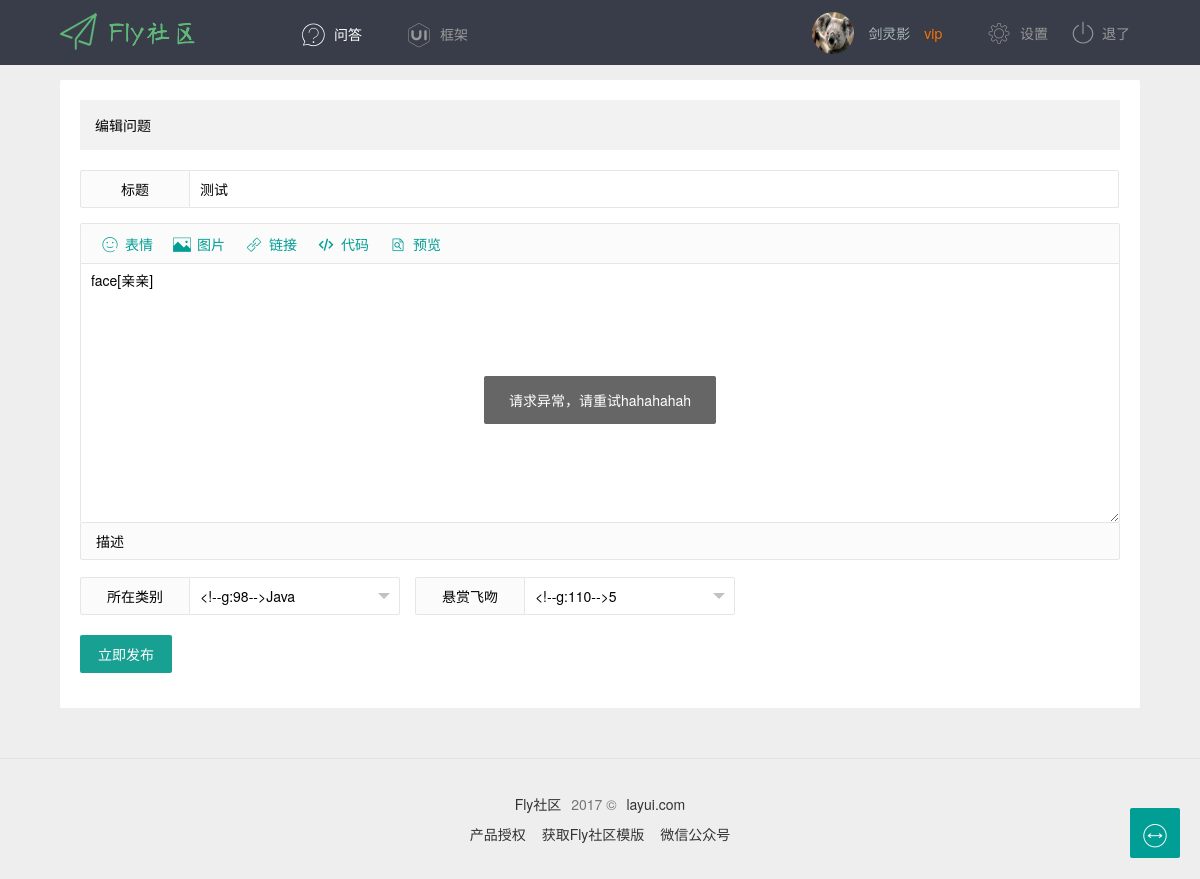
Screenshot of /jie/edit/41 (signed in) with the database file from the repository.
### myweb/models.py (models this page shows, shortened)
class Webuser(models.Model):#用户表
    id = models.AutoField(primary_key=True)  # ID
    user=models.OneToOneField(User)#user一对一
    avatar=models.ImageField(upload_to='avatar',blank=True,null=True,default='static/images/avatar/default.png')#头像
    score=models.IntegerField(default=0)#积分
    desc=models.TextField(blank=True,null=True)#签名
    city=models.TextField(max_length=50,blank=True,null=True)#城市
    sex=models.IntegerField(default=0)#0为男，1为女
    qq=models.TextField(max_length=12,blank=True,null=True)
    weibo=models.TextField(max_length=50,blank=True,null=True)
    collection=models.ManyToManyField('Article')#文章收藏，与文章多对多

class Article(models.Model):
    aid=models.AutoField(primary_key=True)
    title=models.CharField(max_length=50,default="这是标题")#文章标题
    content=models.TextField()#正文
    creator=models.ForeignKey(Webuser,default=None)#作者
    pubTime=models.DateTimeField(auto_now_add=True)#发布时间
    parentID=models.ForeignKey('self',default=0)#父贴。0表示为文章，否则为回复
    score=models.IntegerField(default=0,null=True)#帖子悬赏积分
    attach=models.ForeignKey(Attachment,null=True)#帖子附加信息
    Article_Category = models.ManyToManyField('Category')#文章目录

### myweb/views.py (the view, shortened to what this page needs)
# urls.py: url(r'^jie/edit/(.+)$', myview.jieedit, name='jieedit'),#文章编辑
def jieedit(request,aid):#文章修改，aid为文章标识
    webuser = Webuser.objects.get(user_id=request.user.id)
    if aid != '0':#跳转文章编辑页面
        article = Article.objects.get(aid=aid)
        category = Category.objects.all()#分类列表
        category_id=article.Article_Category.all().values('cid')#文章分类
        return render(request, 'website/jie/edit.html',{'webuser':webuser, 'article': article,'category':category})

### myweb/templates/website/jie/edit.html (shortened to what this page needs)
{% extends "base.html"%}
  {% load static %}
{% block content%}
<div class="main layui-clear">
  <div class="fly-panel" pad20>
    <h2 class="page-title">编辑问题</h2>
    <div class="layui-form layui-form-pane">
      <form action="0"  method="post" >
        <div class="layui-form-item">
          <label for="L_title" class="layui-form-label">标题</label>
          <div class="layui-input-block">
            <input type="text" id="L_title" name="title" value="{{ article.title }}" required lay-verify="required" autocomplete="off" class="layui-input">
          </div>
        </div>
        <div class="layui-form-item layui-form-text">
          <div class="layui-input-block">
            <textarea id="L_content" name="content" required lay-verify="required" placeholder="请输入内容" class="layui-textarea fly-editor" style="height: 260px;">{{ article.content }}</textarea>
          </div>
          <label for="L_content" class="layui-form-label" style="top: -2px;">描述</label>
        </div>
        <div class="layui-form-item">
          <div class="layui-inline">
            <label class="layui-form-label">所在类别</label>
            <div class="layui-input-block">
            </div>
          </div>
          <div class="layui-inline">
            <label class="layui-form-label">悬赏飞吻</label>
            <div class="layui-input-block">
            </div>
          </div>
        </div>
        <div class="layui-form-item">
          <button class="layui-btn" lay-filter="ar" lay-submit>立即发布</button>
        </div>
      </form>
    </div>
  </div>
</div>
{% endblock %}

### templates/base.html (shortened to what this page needs)
  {% load static %}
<!DOCTYPE html>
<html lang="en">
<head>
  <link rel="stylesheet" href="{% static 'layui/css/layui.css' %}">
  <link rel="stylesheet" href="{% static  'css/global.css' %}">
  <link rel="stylesheet" data-href="{% static  'css/full.css' %}" class="fly-style" id="style">
</head>
<body>
<div class="header">
  <div class="main">
    <a class="logo" href="/" title="Fly">Fly社区</a>
    <div class="nav">
      <a class="nav-this" href="{% url 'jieindex' 1 %}">
        <i class="iconfont icon-wenda"></i>问答
      </a>
      <a href="http://www.layui.com/" target="_blank">
        <i class="iconfont icon-ui"></i>框架
      </a>
    </div>
    <div class="nav-user">
{% if request.user.is_authenticated %}
      <a class="avatar" href="{% url 'userhome' request.user.id %}">
        <img src="/{{ webuser.avatar }}">
        <cite>{{ request.user.username}}</cite>
        <i>vip</i>
      </a>
      <div class="nav">
        <a href="{% url 'userset' %}"><i class="iconfont icon-shezhi"></i>设置</a>
        <a href="{% url 'userlogout' %}"><i class="iconfont icon-tuichu" style="top: 0; font-size: 22px;"></i>退了</a>
      </div>
        {% endif %}
    </div>
  </div>
</div>
{% block content %}{% endblock %}
<div class="footer">
  <p><a href="http://fly.layui.com/">Fly社区</a> 2017 &copy; <a href="http://www.layui.com/">layui.com</a></p>
  <p>
    <a href="http://fly.layui.com/auth/get" target="_blank">产品授权</a>
    <a href="http://fly.layui.com/jie/8157.html" target="_blank">获取Fly社区模版</a>
    <a href="http://fly.layui.com/jie/2461.html" target="_blank">微信公众号</a>
  </p>
</div>
</body>
</html>

### static/layui/css/layui.css (style rules this page uses)
.layui-laypage a,a { text-decoration:none }
.layui-btn,.layui-inline,img { vertical-align:middle }
.layui-btn,.layui-unselect { -webkit-user-select:none;-ms-user-select:none;-moz-user-select:none }
.layui-btn,.layui-tree li i,.layui-unselect { -moz-user-select:none }
blockquote,body,button,dd,div,dl,dt,form,h1,h2,h3,h4,h5,h6,input,li,ol,p,pre,td,textarea,th,ul { margin:0;padding:0;-webkit-tap-highlight-color:rgba(0,0,0,0) }
img { display:inline-block;border:none }
h1,h2,h3 { font-size:14px;font-weight:400 }
button,input,optgroup,option,select,textarea { font-family:inherit;font-size:inherit;font-style:inherit;font-weight:inherit;outline:0 }
body { line-height:24px;font:14px Helvetica Neue,Helvetica,PingFang SC,\5FAE\8F6F\96C5\9ED1,Tahoma,Arial,sans-serif }
a { color:#333 }
a cite { font-style:normal;*cursor:pointer }
.layui-clear { clear:both;*zoom:1 }
.layui-clear:after { content:'\20';clear:both;*zoom:1;display:block;height:0 }
.layui-inline { position:relative;display:inline-block;*display:inline;*zoom:1 }
.layui-btn,.layui-input,.layui-select,.layui-textarea,.layui-upload-button { outline:0;-webkit-transition:border-color .3s cubic-bezier(.65,.05,.35,.5);transition:border-color .3s cubic-bezier(.65,.05,.35,.5);-webkit-box-sizing:border-box!important;-moz-box-sizing:border-box!important;box-sizing:border-box!important }
.layui-btn { display:inline-block;height:38px;line-height:38px;padding:0 18px;background-color:#009688;color:#fff;white-space:nowrap;text-align:center;font-size:14px;border:none;border-radius:2px;cursor:pointer;opacity:.9;filter:alpha(opacity=90) }
.layui-input,.layui-select,.layui-textarea { height:38px;line-height:38px;line-height:36px\9;border:1px solid #e6e6e6;background-color:#fff;border-radius:2px }
.layui-form-label,.layui-form-mid,.layui-textarea { line-height:20px;position:relative }
.layui-input,.layui-textarea { display:block;width:100%;padding-left:10px }
.layui-textarea { min-height:100px;height:auto;padding:6px 10px;resize:vertical }
.layui-form-item { margin-bottom:15px;clear:both;*zoom:1 }
.layui-form-item:after { content:'\20';clear:both;*zoom:1;display:block;height:0 }
.layui-form-label { float:left;display:block;padding:9px 15px;width:80px;font-weight:400;text-align:right }
.layui-form-item .layui-inline { margin-bottom:5px;margin-right:10px }
.layui-input-block,.layui-input-inline { position:relative }
.layui-input-block { margin-left:110px;min-height:36px }
.layui-form-pane .layui-form-label { width:110px;padding:8px 15px;height:38px;line-height:20px;border:1px solid #e6e6e6;border-radius:2px 0 0 2px;text-align:center;background-color:#FBFBFB;overflow:hidden;white-space:nowrap;text-overflow:ellipsis;-webkit-box-sizing:border-box!important;-moz-box-sizing:border-box!important;box-sizing:border-box!important }
.layui-form-pane .layui-input-block { margin-left:110px;left:-1px }
.layui-form-pane .layui-input { border-radius:0 2px 2px 0 }
.layui-form-pane .layui-form-text .layui-form-label { float:none;width:100%;border-right:1px solid #e6e6e6;border-radius:2px;-webkit-box-sizing:border-box!important;-moz-box-sizing:border-box!important;box-sizing:border-box!important;text-align:left }
.layui-form-pane .layui-form-text .layui-input-block { margin:0;left:0;top:-1px }
.layui-form-pane .layui-form-text .layui-textarea { min-height:100px;border-radius:0 0 2px 2px }

### rows the page displays
Webuser: avatar (picture)
Article: title "测试", content "face[亲亲]"

### other values shown
{{ request.user.username }} "剑灵影"
